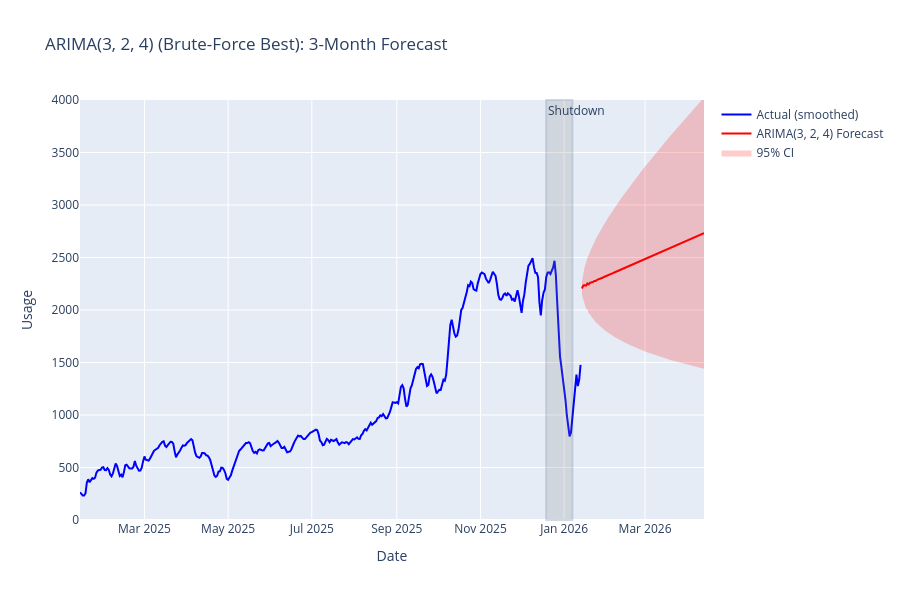

Write notebook code for a chart like this one.
### Code cell
# 3-Month Forecast using ARIMA(3, 2, 4) from brute-force search
best_order = (3, 2, 4)

# Fit on pre-shutdown data (df_smoothed)
model_brute = ARIMA(df_smoothed["Usage"], order=best_order)
fitted_brute = model_brute.fit()
print(f"ARIMA{best_order} fitted. AIC: {fitted_brute.aic:.2f}")

# Forecast 90 days ahead
forecast_days = 90
forecast_result = fitted_brute.get_forecast(steps=forecast_days)
forecast_mean = forecast_result.predicted_mean
conf_int_brute = forecast_result.conf_int(alpha=0.05)

# Create future date index
last_date = df_full_smoothed.index.max()
future_dates = pd.date_range(
    start=last_date + pd.Timedelta(days=1), periods=forecast_days, freq="D"
)

# Plot
fig = go.Figure()

# Full historical data (includes shutdown)
fig.add_trace(
    go.Scatter(
        x=df_full_smoothed.index,
        y=df_full_smoothed["Usage"],
        mode="lines",
        name="Actual (smoothed)",
        line=dict(color="blue"),
    )
)

# ARIMA forecast
fig.add_trace(
    go.Scatter(
        x=future_dates,
        y=forecast_mean.values,
        mode="lines",
        name=f"ARIMA{best_order} Forecast",
        line=dict(color="red"),
    )
)

# Confidence interval
fig.add_trace(
    go.Scatter(
        x=list(future_dates) + list(future_dates[::-1]),
        y=list(conf_int_brute.iloc[:, 1]) + list(conf_int_brute.iloc[:, 0][::-1]),
        fill="toself",
        fillcolor="rgba(255,0,0,0.2)",
        line=dict(color="rgba(255,255,255,0)"),
        name="95% CI",
    )
)

# Shutdown marker
fig.add_vrect(
    x0="2025-12-19",
    x1="2026-01-07",
    fillcolor="gray",
    opacity=0.2,
    annotation_text="Shutdown",
    annotation_position="top left",
)

fig.update_layout(
    title=f"ARIMA{best_order} (Brute-Force Best): 3-Month Forecast",
    xaxis_title="Date",
    yaxis_title="Usage",
    yaxis=dict(range=[0, 4000], dtick=500),
    height=600,
)
fig.show()
